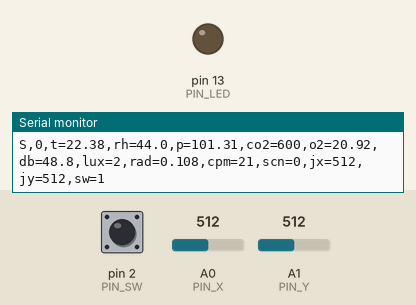
Simulated run of this sketch. Board: Arduino Uno, built with avr-gcc and run on an emulated ATmega328P. On the bench: output pins drawn as LEDs (lit = HIGH), the last lines printed to the serial monitor. Dashed ring = blinking. The inputs (shaded band) are chosen by the test bench; at power-on: A0 (PIN_X) = 512, pin 2 (PIN_SW) HIGH, A1 (PIN_Y) = 512. Random numbers use the default seed unless the sketch sets one.

Above: at 1.2 s.
1.3 s: A0 (PIN_X) set to 261
2.8 s: A0 (PIN_X) set to 235
At 3.06 s:
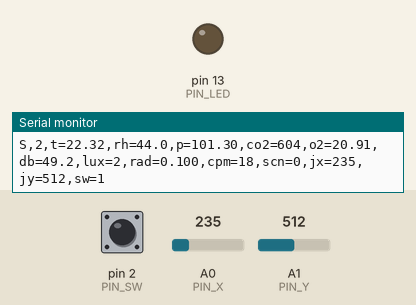
11.8 s: pin 2 (PIN_SW) pulled LOW for 1 s
At 12.01 s:
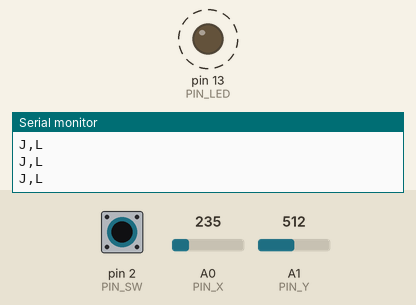
14.8 s: A0 (PIN_X) set to 306
Timing chart, 0 to 17.3 s (numbered marks = the images above; inputs shaded):
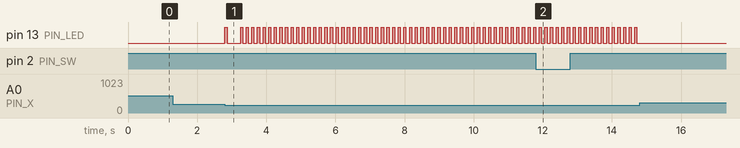

Measured:
- after the input at 2.8 s, pin 13 (PIN_LED): goes HIGH 0.06 s, LOW 0.39 s, 52 × (HIGH 0.06 s, LOW 0.10 s), HIGH 0.06 s, then LOW, starting at once

The sketch:

crew_sensors.ino
```cpp
// Helios — habitat sensor node for an Arduino Uno.
//
// Simulates the habitat's sensors and reads a PS2-style analog joystick (KY-023), then streams everything to the
// Raspberry Pi hub over USB serial (115200 baud, one line per message):
//
//   H,crew-sensors,<version>,<sensor keys>           hello, sent at boot and on "C,hello"
//   S,<seq>,t=22.41,rh=45.2,p=101.32,co2=612,...      one sensor frame per second (key=value, any order)
//   J,<L|R|U|D|P|H>                                   joystick: left/right/up/down, press, hold (long press)
//   A,<command>,ok|err                                reply to a command from the hub
//
// Commands from the hub:  C,hello   C,ping   C,scenario,<normal|co2|spike|leak|heat|noise>   C,rate,<ms>
//
// Wiring (joystick):  VRx → A0   VRy → A1   SW → D2   +5V → 5V   GND → GND
// Each read*() function below is where a real sensor goes later (DHT22/BME280, SCD41 CO2, a Geiger tube, …);
// the rest of the sketch and the hub stay the same.

const char VERSION[] = "1.0";
const uint8_t PIN_X = A0, PIN_Y = A1, PIN_SW = 2, PIN_SEED = A5, PIN_LED = LED_BUILTIN;

// ---- Joystick -----------------------------------------------------------------------------------------------
const int DEAD_LO = 250, DEAD_HI = 770;          // outside this band the stick counts as pushed
const unsigned long REPEAT_DELAY = 450, REPEAT_EVERY = 160, HOLD_MS = 700, DEBOUNCE_MS = 30;
char stickDir = 0;                                // direction currently held (0 = centred)
unsigned long stickSince = 0, stickLastFire = 0;
bool btnDown = false, btnHoldSent = false, btnRaw = false;
unsigned long btnChangedAt = 0, btnDownAt = 0;

// ---- Simulation ---------------------------------------------------------------------------------------------
enum Scenario { NORMAL, CO2_RISE, RAD_SPIKE, PRESSURE_LEAK, HEAT, NOISE_EVENT };
Scenario scenario = NORMAL;
unsigned long scenarioStart = 0;
unsigned long frameEvery = 1000, lastFrame = 0;
unsigned long seq = 0;
float co2 = 600, cabinTemp = 22.4, humidity = 44, pressure = 101.3, o2 = 20.9;

float noise1() { return (random(-1000, 1001) + random(-1000, 1001) + random(-1000, 1001)) / 3000.0; }   // ≈ N(0, 0.33)

// Crew "day" is 16 h awake in a 24 h cycle; compressed so a full day passes in 24 minutes for demos.
float dayPhase() { return fmod(millis() / 60000.0, 24.0) / 24.0; }
bool lightsOn() { float h = dayPhase() * 24; return h >= 6 && h < 22; }
float scenarioMinutes() { return (millis() - scenarioStart) / 60000.0; }

float readCabinTemp() {
  float target = 22.0 + 0.6 * sin(dayPhase() * 2 * PI) + (scenario == HEAT ? min(6.0, scenarioMinutes() * 1.5) : 0);
  cabinTemp += (target - cabinTemp) * 0.05 + noise1() * 0.03;
  return cabinTemp;
}
float readHumidity() {
  float target = 42 + 6 * (lightsOn() ? 1 : 0.4);
  humidity += (target - humidity) * 0.03 + noise1() * 0.15;
  return constrain(humidity, 5, 95);
}
float readPressure() {
  float target = scenario == PRESSURE_LEAK ? 101.3 - min(12.0, scenarioMinutes() * 0.8) : 101.3;
  pressure += (target - pressure) * 0.08 + noise1() * 0.02;
  return pressure;
}
float readCO2() {
  // Crew breathing adds CO2; the scrubber removes it. In the CO2 scenario the scrubber is degraded.
  float add = lightsOn() ? 2.2 : 1.2;
  float scrub = scenario == CO2_RISE ? 0.0006 : 0.0032;
  co2 += add - (co2 - 420) * scrub + noise1() * 6;
  return constrain(co2, 380, 8000);
}
float readO2() {
  float target = 20.9 - (scenario == PRESSURE_LEAK ? 0.02 * scenarioMinutes() : 0);
  o2 += (target - o2) * 0.05 + noise1() * 0.02;
  return o2;
}
float readNoise() {
  float base = lightsOn() ? 56 : 48;
  if (scenario == NOISE_EVENT) base += 22;
  return base + noise1() * 3;
}
float readLux() { return lightsOn() ? 320 + noise1() * 15 : 2 + abs(noise1()); }
float readDoseRate() {
  // Background ~0.10 µSv/h; the spike ramps to ×80 over 2 minutes and decays over ~10 minutes.
  float r = 0.10 + noise1() * 0.012;
  if (scenario == RAD_SPIKE) {
    float m = scenarioMinutes();
    r += m < 2 ? 8.0 * m / 2 : 8.0 * exp(-(m - 2) / 4.0);
    if (m > 30) scenario = NORMAL;
  }
  return max(0.01, r);
}

void sendHello() {
  Serial.print(F("H,crew-sensors,")); Serial.print(VERSION);
  Serial.println(F(",t,rh,p,co2,o2,db,lux,rad,cpm,scn"));
}

void sendFrame() {
  float rad = readDoseRate();
  Serial.print(F("S,")); Serial.print(seq++);
  Serial.print(F(",t="));   Serial.print(readCabinTemp(), 2);
  Serial.print(F(",rh="));  Serial.print(readHumidity(), 1);
  Serial.print(F(",p="));   Serial.print(readPressure(), 2);
  Serial.print(F(",co2=")); Serial.print(readCO2(), 0);
  Serial.print(F(",o2="));  Serial.print(readO2(), 2);
  Serial.print(F(",db="));  Serial.print(readNoise(), 1);
  Serial.print(F(",lux=")); Serial.print(readLux(), 0);
  Serial.print(F(",rad=")); Serial.print(rad, 3);
  Serial.print(F(",cpm=")); Serial.print(max(0.0, rad * 180 + noise1() * 4), 0);
  Serial.print(F(",scn=")); Serial.print((int)scenario);
  Serial.print(F(",jx=")); Serial.print(analogRead(PIN_X));       // raw stick values, so wiring problems show up in the hub's /status
  Serial.print(F(",jy=")); Serial.print(analogRead(PIN_Y));
  Serial.print(F(",sw=")); Serial.println(digitalRead(PIN_SW));
}

// ---- Joystick ------------------------------------------------------------------------------------------------
void emit(char c) { Serial.print(F("J,")); Serial.println(c); digitalWrite(PIN_LED, HIGH); }

void pollStick(unsigned long now) {
  int x = analogRead(PIN_X), y = analogRead(PIN_Y);
  char d = 0;
  if (x < DEAD_LO) d = 'L'; else if (x > DEAD_HI) d = 'R';
  else if (y < DEAD_LO) d = 'U'; else if (y > DEAD_HI) d = 'D';
  if (d != stickDir) {
    stickDir = d; stickSince = now; stickLastFire = now;
    if (d) emit(d);
  } else if (d && now - stickSince > REPEAT_DELAY && now - stickLastFire > REPEAT_EVERY) {
    stickLastFire = now; emit(d);            // auto-repeat while held (scrolling long lists)
  }
}

void pollButton(unsigned long now) {
  bool raw = digitalRead(PIN_SW) == LOW;    // INPUT_PULLUP: pressed = LOW
  if (raw != btnRaw) { btnRaw = raw; btnChangedAt = now; }
  if (now - btnChangedAt < DEBOUNCE_MS || raw == btnDown) {
    if (btnDown && !btnHoldSent && now - btnDownAt > HOLD_MS) { btnHoldSent = true; emit('H'); }
    return;
  }
  btnDown = raw;
  if (btnDown) { btnDownAt = now; btnHoldSent = false; }
  else if (!btnHoldSent) emit('P');
}

// ---- Commands from the hub -----------------------------------------------------------------------------------
char cmd[48];
uint8_t cmdLen = 0;

void handleCommand(char *line) {
  if (strncmp(line, "C,", 2) != 0) return;
  char *c = line + 2;
  if (strcmp(c, "hello") == 0) { sendHello(); return; }
  if (strcmp(c, "ping") == 0) { Serial.println(F("A,ping,ok")); return; }
  if (strncmp(c, "rate,", 5) == 0) {
    long ms = atol(c + 5);
    if (ms >= 200 && ms <= 60000) { frameEvery = ms; Serial.println(F("A,rate,ok")); } else Serial.println(F("A,rate,err"));
    return;
  }
  if (strncmp(c, "scenario,", 9) == 0) {
    const char *s = c + 9;
    Scenario next;
    if (strcmp(s, "normal") == 0) next = NORMAL;
    else if (strcmp(s, "co2") == 0) next = CO2_RISE;
    else if (strcmp(s, "spike") == 0) next = RAD_SPIKE;
    else if (strcmp(s, "leak") == 0) next = PRESSURE_LEAK;
    else if (strcmp(s, "heat") == 0) next = HEAT;
    else if (strcmp(s, "noise") == 0) next = NOISE_EVENT;
    else { Serial.println(F("A,scenario,err")); return; }
    scenario = next; scenarioStart = millis();
    Serial.println(F("A,scenario,ok"));
    return;
  }
  Serial.println(F("A,unknown,err"));
}

void pollSerial() {
  while (Serial.available()) {
    char ch = Serial.read();
    if (ch == '\r') continue;
    if (ch == '\n') { cmd[cmdLen] = 0; handleCommand(cmd); cmdLen = 0; }
    else if (cmdLen < sizeof(cmd) - 1) cmd[cmdLen++] = ch;
    else cmdLen = 0;                          // overlong line: drop it
  }
}

void setup() {
  pinMode(PIN_SW, INPUT_PULLUP);
  pinMode(PIN_LED, OUTPUT);
  randomSeed(analogRead(PIN_SEED) ^ (analogRead(PIN_X) << 3));
  Serial.begin(115200);
  delay(50);
  sendHello();
}

void loop() {
  unsigned long now = millis();
  pollSerial();
  pollStick(now);
  pollButton(now);
  if (now - lastFrame >= frameEvery) { lastFrame = now; sendFrame(); }
  if (now - stickLastFire > 60 && now - btnChangedAt > 60) digitalWrite(PIN_LED, LOW);
  delay(5);
}
```
